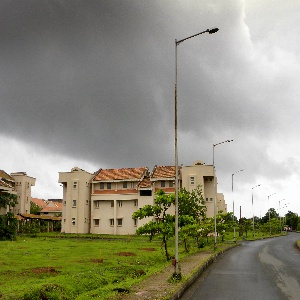
#> input picture Data/test2small.jpg, 300 x 300 px
$ python analyze.py Data/test2small.jpg Data/small2.png   (Python 2 division)
#> lines starting #> are read from the running program, lines starting #| are printed output that depends on the picture
import cv2
import sys
import math
import numpy as np

def gen_mask(width, height, color_val, img_gray):
	print '*' * 50
	print 'gen_mask called'
	print '*' * 50
	print

	mask = img_gray.copy()

	for row in range(height):
		for col in range(width):
			if img_gray[row][col] == color_val:
				mask[row][col] = 255
			else:
				mask[row][col] = 0
	return mask

def masked_image(img_gray, img_color, color_val):
	print '*' * 50
	print 'masked_image called'
	print '*' * 50
	print

	height, width = img_gray.shape
	mask_ = gen_mask(width, height, color_val, img_gray)
	masked_img = cv2.bitwise_and(img_color, img_color, mask = mask_)
	return np.asarray(masked_img)


# [71 lines left out: functions gen_image, make_invariant, not called in this run]
	# return IFD


def edge_detection(img):
	print '*' * 50
	print 'edge_detection called'
	print '*' * 50
	print

	img = cv2.cvtColor(img, cv2.COLOR_BGR2LAB)
	blur = cv2.GaussianBlur(img,(3,3),0)
	edges = cv2.Canny(blur, 300, 400)

	kernel = np.ones((5,5), np.uint8)
	dilation = cv2.dilate(edges, kernel, iterations = 1)

	im_floodfill = dilation.copy()

	h, w = dilation.shape[:2]
	mask = np.zeros((h+2, w+2), np.uint8)
	cv2.floodFill(im_floodfill, mask, (0,0), 255)

	im_floodfill_inv = cv2.bitwise_not(im_floodfill)
	im_out = dilation | im_floodfill_inv
	imgg = im_out.copy()

	'''
	# final = cv2.Canny(im_out, 300, 400)
	# return np.asarray(final)
	'''

	contours, hierarchy = cv2.findContours(im_out,cv2.RETR_TREE,cv2.CHAIN_APPROX_SIMPLE)

	boundary_points = []
	for i in range(len(contours)):
		cimg = np.zeros_like(img)
		cv2.drawContours(cimg, contours, i, color=255, thickness=1)
		pts = np.where(cimg == 255)
		bpoints = []
		for index in xrange(len(pts[0])):
			bpoints.append([pts[0][index], pts[1][index]])
		boundary_points.append(bpoints)

	# cv2.drawContours(imgg,contours,-1,color = 255,thickness = 1)
	# cv2.imshow('FGH', imgg)
	# cv2.waitKey(0)

	return boundary_points

# [49 lines left out: functions get_control_points, get_boundary_points, not called in this run]
	# print points


def process(path_seg, path_original):
#> called with path_seg = 'Data/test2small.jpg', path_original = 'Data/small2.png'
	print '*' * 50
	print 'process called'
	print '*' * 50
	print

	img_gray = cv2.imread(path_seg, 0)
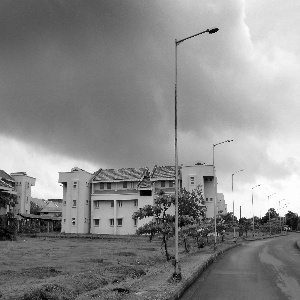
#> img_gray: shape (300, 300); min 0, max 255, mean 137.7
	img_color = cv2.imread(path_original)
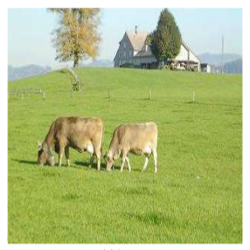
#> input picture Data/small2.png, 250 x 250 px
#> img_color is the input picture: shape (250, 250, 3); mean B, G, R 126.2, 188, 174.3

	colors = {}

	height1, width1 = img_gray.shape
#> height1 = 300; width1 = 300
	height2, width2, channels = img_color.shape
#> height2 = 250; width2 = 250; channels = 3

	height = max(height1, height2)
#> height = 300
	width = max(width1, width2)
#> width = 300

	img_gray = cv2.resize(img_gray, (width, height), interpolation = cv2.INTER_CUBIC)
	img_color = cv2.resize(img_color, (width, height), interpolation = cv2.INTER_CUBIC)
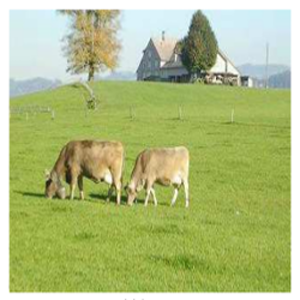
#> img_color: shape (300, 300, 3); mean B, G, R 126.1, 188, 174.2

	for row in range(height):
		for col in range(width):
			val = img_gray[row][col]
			if val in colors:
				colors[val] += 1
			else:
				colors[val] = 1
#> after the loop, colors = 256 items

	for color in colors:
		masked_img = masked_image(img_gray, img_color, color)
		edges = edge_detection(masked_img)

		# [9 lines of commented-out code are left out]
		cv2.imshow('result', edges)
		cv2.waitKey(0)
#> this loop made 256 passes
#> color on passes 3 to 5: 93, 94, 95
#> (printed output is left out)
#> pass 1, in masked_image, `mask_ = gen_mask(width, height, color_val, img_gray)`:
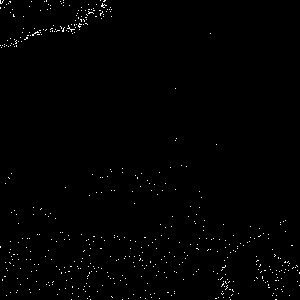
#> mask_: shape (300, 300); 0.77% white in thin lines or dots

process(sys.argv[1], sys.argv[2])
# [7 lines of commented-out code are left out]
